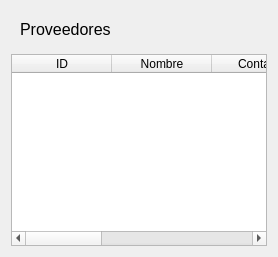
                <widget class="QWidget" name="tbProvider_5">
                 <layout class="QVBoxLayout" name="verticalLayout_16">
                  <item>
                   <widget class="QWidget" name="widget_17" native="true">
                    <layout class="QHBoxLayout" name="horizontalLayout_18">
                     <item>
                      <widget class="QLabel" name="label_13">
                       <property name="font">
                        <font>
                         <pointsize>12</pointsize>
                        </font>
                       </property>
                       <property name="text">
                        <string>Proveedores</string>
                       </property>
                      </widget>
                     </item>
                    </layout>
                   </widget>
                  </item>
                  <item>
                   <widget class="QTableWidget" name="tableProvider_5">
                    <property name="selectionBehavior">
                     <enum>QAbstractItemView::SelectionBehavior::SelectRows</enum>
                    </property>
                    <attribute name="horizontalHeaderStretchLastSection">
                     <bool>true</bool>
                    </attribute>
                    <column>
                     <property name="text">
                      <string>ID</string>
                     </property>
                    </column>
                    <column>
                     <property name="text">
                      <string>Nombre</string>
                     </property>
                    </column>
                    <column>
                     <property name="text">
                      <string>Contacto</string>
                     </property>
                    </column>
                    <column>
                     <property name="text">
                      <string>Telefono</string>
                     </property>
                    </column>
                    <column>
                     <property name="text">
                      <string>Email</string>
                     </property>
                    </column>
                    <column>
                     <property name="text">
                      <string>Direccion</string>
                     </property>
                    </column>
                   </widget>
                  </item>
                 </layout>
                </widget>
